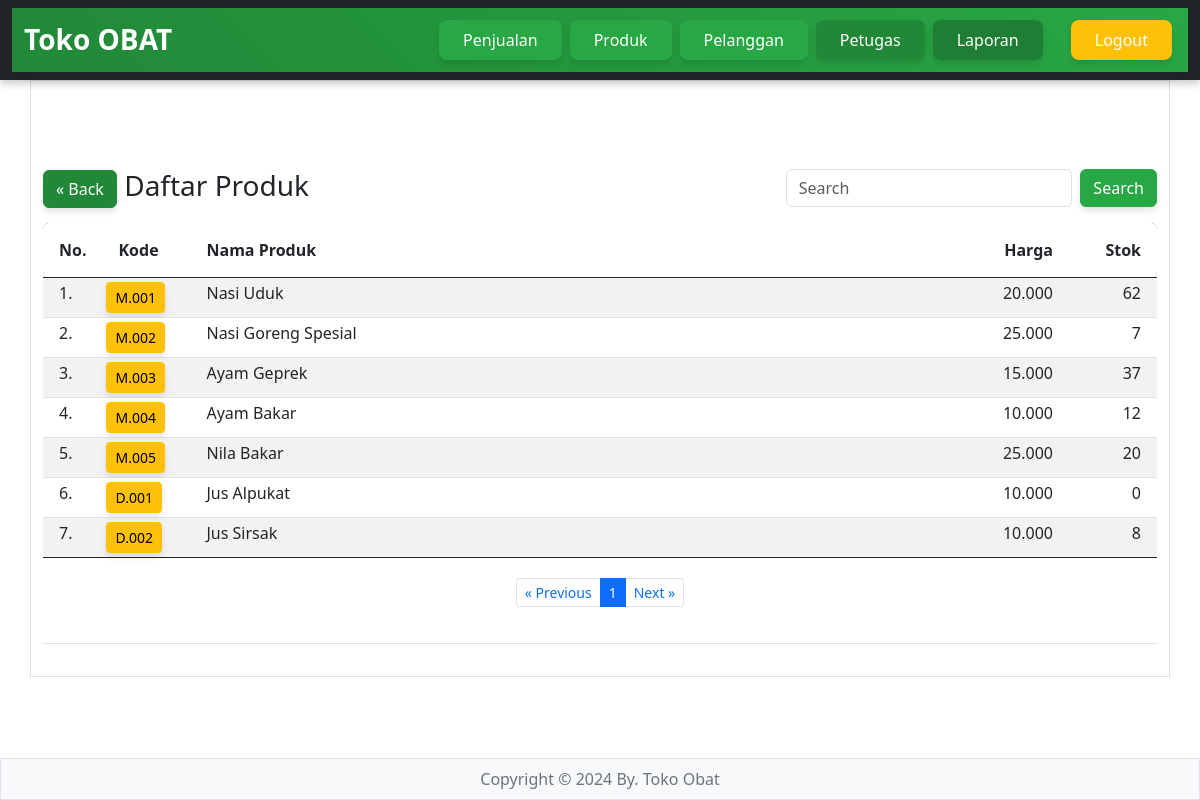
Screenshot of /penjualan/produk.php (signed in) with the database file from the repository.
### tables this page shows
CREATE TABLE `produk` (
  `id_produk` int(11) NOT NULL,
  `kode_produk` varchar(15) DEFAULT NULL,
  `nama_produk` varchar(50) DEFAULT NULL,
  `harga` int(11) DEFAULT NULL,
  `stok` int(11) DEFAULT NULL
);

### penjualan/produk.php (the view, shortened to what this page needs)
<?php
if(!isset($_SESSION['username'])&&!isset($_SESSION['password'])){
?>
<meta http-equiv="refresh" content="0;url=../login.php">
<?php
}else{
?>
<html>
<!DOCTYPE html>
<html lang="en">
<head>
    <link rel="stylesheet" href="../bootstrap/css/bootstrap.min.css" />
</head>
<body>
<?php include "../header.php" ?>
<main class="container border py-3">
<br><br><br>
<div class="container">
	<div class="row">
			<div class="col-sm-8 px-0"><h3><a href="transaksi.php" class="btn btn-secondary">&laquo; Back</a> Daftar Produk</h3></div>
			<div class="col-sm-4 px-0">
					<form class="d-flex" method="GET" action="">
        	<input class="form-control me-2" type="text" placeholder="Search" name="np">
        	<button class="btn btn-primary" type="submit">Search</button>
      </form>
			</div>
	</div>
</div>
<table class="table table-hover table-striped table-sm">
	<thead class="bg-primary text-white">
		<tr>
			<th class="p-3 rounded-start" width="55px">No.</th>
			<th class="py-3 px-3" width="100px">Kode</th>
			<th class="py-3">Nama Produk</th>
			<th class="py-3 text-end" width="100px">Harga</th>
			<th class="py-3 px-3 text-end rounded-end" width="100px" >Stok</th>
		</tr>
	</thead>
	<tbody>
		<?php
		include "../config.php";
		$batas = 10;
		$halaman = isset($_GET['halaman'])?(int)$_GET['halaman'] : 1;
		$halaman_awal = ($halaman>1) ? ($halaman * $batas) - $batas : 0;
		$previous = $halaman - 1;
		$next = $halaman + 1;
		if(isset($_GET['np'])){
			$np=$_GET['np'];
			$sqldata="select * from produk where nama_produk like '%$np%'";
		}else{
			$sqldata="select * from produk";
		}
		$resdata=mysqli_query($koneksi,$sqldata);
		$jumlah_data = mysqli_num_rows($resdata);
		$total_halaman = ceil($jumlah_data / $batas);
		if(isset($_GET['np'])){
			$np=$_GET['np'];
			$sql="select * from produk where nama_produk like '%$np%' limit $halaman_awal, $batas";
		}else{
			$sql="select * from produk limit $halaman_awal, $batas";
		}
		$result=mysqli_query($koneksi,$sql);
		$no= $halaman_awal+1;
		while($data=mysqli_fetch_array($result)){
			$hp=number_format($data['harga'],0,",",".");
			$kp=$data['kode_produk'];
			$stokawal=$data['stok'];
			$sqlst="select * from detail_penjualan where kode_produk='$kp'";
			$resst=mysqli_query($koneksi,$sqlst);
			$jmlst=0;
			while($dtst=mysqli_fetch_array($resst)){
				$jml=$dtst['jumlah'];
				$jmlst=$jmlst+$jml;
			}
			$sqltp="select * from tambah_stok where kode_produk='$kp'";
			$restp=mysqli_query($koneksi,$sqltp);
			$jmltp=0;
			while($dttp=mysqli_fetch_array($restp)){
				$jml=$dttp['jumlah'];
				$jmltp=$jmltp+$jml;
			}
			$stokakhir=$stokawal-$jmlst+$jmltp;
			$sp=number_format($stokakhir,0,",",".");
		?>
		<tr>
				<td class="px-3"><?= $no ?>.</td>
				<td><a class="btn btn-sm btn-warning" href="transaksi.php?kp=<?= $data['kode_produk'] ?>"><?= $data['kode_produk'] ?></a></td>
				<td><?= $data['nama_produk'] ?></td>
				<td align="right"><?= $hp ?></td>
				<td align="right" class="px-3"><?= $sp ?></td>
		</tr>
		<?php
		$no++;
		}
		?>
	</tbody>
	<tfoot>
		<tr>
			<td colspan="6" class="text-center">
				<div class="container">
					<div class="row">
						<div class="col-12 text-center py-3">
							<ul class="pagination justify-content-center pagination-sm">
								<li class="page-item"><a class="page-link" <?php if($halaman > 1){ echo "href='?halaman=$previous'"; } ?>>&laquo; Previous</a></li>
								<?php
								for($x=1;$x<=$total_halaman;$x++){
									if($x==$halaman){
								?>
									<li class="page-item active"><a class="page-link" href="?halaman=<?php echo $x ?>"><?php echo $x; ?></a></li>
								<?php
									}else{
								?>
									<li class="page-item"><a class="page-link" href="?halaman=<?php echo $x ?>"><?php echo $x; ?></a></li>
								<?php
									}
								}
								?>
								<li class="page-item"><a class="page-link" <?php if($halaman < $total_halaman) { echo "href='?halaman=$next'"; } ?>>Next &raquo;</a></li>
							</ul>
						</div>
					</div>
				</div>
			</td>
		</tr>
	</tfoot>
</table>
</main>
<?php include "../footer.php" ?>
</body>
</html>
<?php } ?>

### header.php (style rules this page uses)
.btn-primary { background-color: #28a745; border-color: #28a745; box-shadow: 0 4px 6px rgba(0, 0, 0, 0.1); transition: all 0.3s ease; }
.btn-secondary { background-color: #218838; border-color: #218838; box-shadow: 0 4px 6px rgba(0, 0, 0, 0.1); transition: all 0.3s ease; }
.btn-warning { background-color: #ffc107; border-color: #ffc107; box-shadow: 0 4px 6px rgba(0, 0, 0, 0.1); transition: all 0.3s ease; }
body { padding-top: 80px; }

### rows the page displays
produk: kode_produk "M.001", nama_produk "Nasi Uduk", harga "20.000", stok "62"
produk: kode_produk "M.002", nama_produk "Nasi Goreng Spesial", harga "25.000", stok "7"
produk: kode_produk "M.003", nama_produk "Ayam Geprek", harga "15.000", stok "37"
produk: kode_produk "M.004", nama_produk "Ayam Bakar", harga "10.000", stok "12"
produk: kode_produk "M.005", nama_produk "Nila Bakar", harga "25.000", stok "20"
produk: kode_produk "D.001", nama_produk "Jus Alpukat", harga "10.000", stok "0"
produk: kode_produk "D.002", nama_produk "Jus Sirsak", harga "10.000", stok "8"
